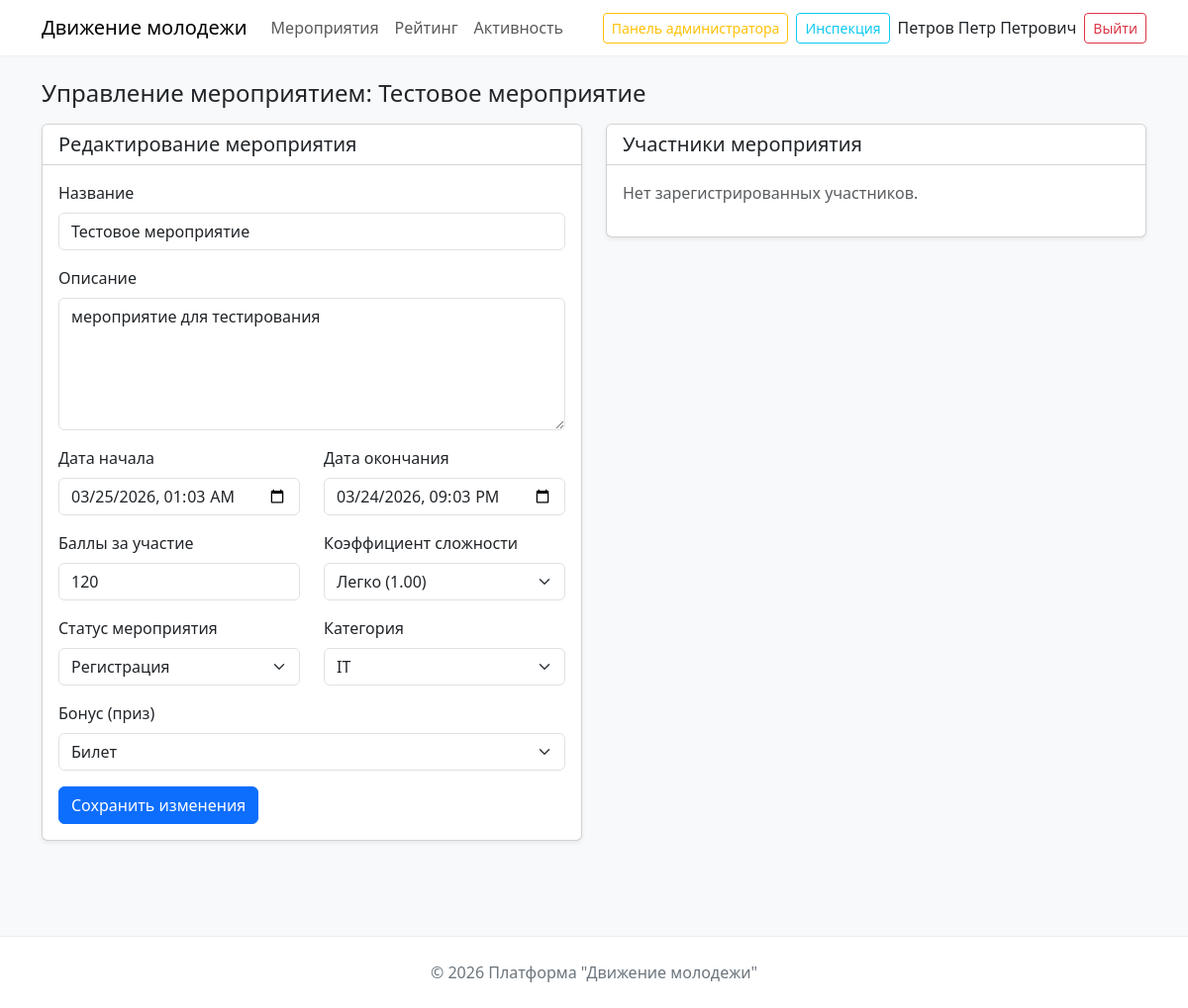
/eventsetting?id=8 (signed in), run on the app's committed database.
### tables this page shows
CREATE TABLE `events` (
  `event_ID` int NOT NULL,
  `event_Organizer` int NOT NULL,
  `event_Title` varchar(256) NOT NULL,
  `event_Description` text,
  `event_Status` int NOT NULL,
  `event_Category` int NOT NULL,
  `event_DateTimeStart` datetime NOT NULL DEFAULT CURRENT_TIMESTAMP,
  `event_DateTimeEnd` datetime NOT NULL,
  `event_Points` int NOT NULL,
  `event_Bonuses` int DEFAULT NULL,
  `event_Coef` int NOT NULL
);

CREATE TABLE `coef` (
  `coef_ID` int NOT NULL,
  `coef_Value` decimal(3,2) NOT NULL,
  `coef_Difficult` varchar(64) NOT NULL
);

CREATE TABLE `status_event` (
  `status_ID` int NOT NULL,
  `status_Type` varchar(64) NOT NULL
);

CREATE TABLE `category` (
  `category_ID` int NOT NULL,
  `category_Type` varchar(64) NOT NULL
);

CREATE TABLE `bonuses` (
  `bonus_ID` int NOT NULL,
  `bonus_Name` varchar(64) NOT NULL
);

### src/controllers/routers.php (called while the page is built, shortened)
<?php
Router::action();

### index.php (called while the page is built, shortened)
<?php
require_once 'src/config/connect.php';
require_once 'src/modules/event.php';
require_once 'src/controllers/router.php';
require_once 'src/controllers/routers.php';

### src/modules/event.php (called while the page is built, shortened)
<?php
class Event
{
    public static function getEvent($eventId)
    {
        $stmt = database::$pdo->prepare("
        SELECT e.*,
               s.status_Type,
               c.coef_Value, c.coef_Difficult,
               cat.category_Type,
               b.bonus_Name,
               op.organizer_fullname,
               u.user_Login as organizer_login
        FROM events e
        LEFT JOIN status_event s ON e.event_Status = s.status_ID
        LEFT JOIN coef c ON e.event_Coef = c.coef_ID
        LEFT JOIN category cat ON e.event_Category = cat.category_ID
        LEFT JOIN bonuses b ON e.event_Bonuses = b.bonus_ID
        LEFT JOIN organizer_profiles op ON e.event_Organizer = op.organizer_ID
        LEFT JOIN users u ON op.organizer_ID = u.user_ID
        WHERE e.event_ID = ?
    ");
        $stmt->execute([$eventId]);
        return $stmt->fetch();
    }
}

### src/views/pages/eventsetting.php (the view, shortened to what this page needs)
<?php
$eventId = isset($_GET['id']) ? (int)$_GET['id'] : 0;
$event = Event::getEvent($eventId);
$participants = Event::getParticipants($eventId);
$coefs = database::$pdo->query("SELECT coef_ID, coef_Value, coef_Difficult FROM coef")->fetchAll();
$statuses = database::$pdo->query("SELECT status_ID, status_Type FROM status_event")->fetchAll();
$categories = database::$pdo->query("SELECT category_ID, category_Type FROM category")->fetchAll();
$bonuses = database::$pdo->query("SELECT bonus_ID, bonus_Name FROM bonuses")->fetchAll();
?>
<!DOCTYPE html>
<html lang="ru">
<head>
    <link href="https://cdn.jsdelivr.net/npm/bootstrap@5.3.0-alpha1/dist/css/bootstrap.min.css" rel="stylesheet">
    <link href="/assets/css/home.css" rel="stylesheet">
    <link href="/assets/css/eventsetting.css" rel="stylesheet">
</head>
<body>
    <nav class="navbar navbar-expand-lg navbar-light">
        <div class="container">
            <a class="navbar-brand" href="/">Движение молодежи</a>
            <div class="collapse navbar-collapse">
                <ul class="navbar-nav me-auto mb-2 mb-lg-0">
                    <li class="nav-item"><a class="nav-link" href="/events">Мероприятия</a></li>
                    <li class="nav-item"><a class="nav-link" href="/rating">Рейтинг</a></li>
                    <li class="nav-item"><a class="nav-link" href="/activity">Активность</a></li>
                </ul>
                <div class="d-flex align-items-center">
                    <?php if ($_SESSION['user_role'] == 3): ?>
                        <a href="/admin" class="btn btn-outline-warning btn-sm me-2">Панель администратора</a>
                    <?php endif; ?>
                    <?php if ($_SESSION['user_role'] >= 2): ?>
                        <a href="/hr-dashboard" class="btn btn-outline-info btn-sm me-2">Инспекция</a>
                    <?php endif; ?>
                    <a href="/profile" class="text-dark text-decoration-none me-2">
                        <?= htmlspecialchars($_SESSION['user_fullname'] ?? $_SESSION['user_login']) ?>
                    </a>
                    <form method="POST" action="/logout">
                        <button class="btn btn-outline-danger btn-sm">Выйти</button>
                    </form>
                </div>
            </div>
        </div>
    </nav>
    <main class="container py-4">
        <h1 class="h4 mb-3">Управление мероприятием: <?= htmlspecialchars($event['event_Title']) ?></h1>
        <div class="row">
            <div class="col-lg-6">
                <div class="card shadow-sm mb-4">
                    <div class="card-header bg-white">
                        <h2 class="h5 mb-0">Редактирование мероприятия</h2>
                    </div>
                    <div class="card-body">
                        <form method="POST" id="event_form">
                            <div class="mb-3">
                                <label class="form-label">Название</label>
                                <input type="text" name="title" class="form-control" value="<?= htmlspecialchars($event['event_Title']) ?>" required>
                            </div>
                            <div class="mb-3">
                                <label class="form-label">Описание</label>
                                <textarea name="description" class="form-control" rows="5"><?= htmlspecialchars($event['event_Description']) ?></textarea>
                            </div>
                            <div class="row">
                                <div class="col-md-6 mb-3">
                                    <label class="form-label">Дата начала</label>
                                    <input type="datetime-local" name="date_start" class="form-control" value="<?= date('Y-m-d\TH:i', strtotime($event['event_DateTimeStart'])) ?>" required>
                                </div>
                                <div class="col-md-6 mb-3">
                                    <label class="form-label">Дата окончания</label>
                                    <input type="datetime-local" name="date_end" class="form-control" value="<?= date('Y-m-d\TH:i', strtotime($event['event_DateTimeEnd'])) ?>" required>
                                </div>
                            </div>
                            <div class="row">
                                <div class="col-md-6 mb-3">
                                    <label class="form-label">Баллы за участие</label>
                                    <input type="number" name="points" class="form-control" value="<?= $event['event_Points'] ?>" required>
                                </div>
                                <div class="col-md-6 mb-3">
                                    <label class="form-label">Коэффициент сложности</label>
                                    <select name="coef_id" class="form-select">
                                        <?php foreach ($coefs as $c): ?>
                                            <option value="<?= $c['coef_ID'] ?>" <?= $c['coef_ID'] == $event['event_Coef'] ? 'selected' : '' ?>>
                                                <?= htmlspecialchars($c['coef_Difficult']) ?> (<?= $c['coef_Value'] ?>)
                                            </option>
                                        <?php endforeach; ?>
                                    </select>
                                </div>
                            </div>
                            <div class="row">
                                <div class="col-md-6 mb-3">
                                    <label class="form-label">Статус мероприятия</label>
                                    <select name="status_id" class="form-select">
                                        <?php foreach ($statuses as $s): ?>
                                            <option value="<?= $s['status_ID'] ?>" <?= $s['status_ID'] == $event['event_Status'] ? 'selected' : '' ?>>
                                                <?= htmlspecialchars($s['status_Type']) ?>
                                            </option>
                                        <?php endforeach; ?>
                                    </select>
                                </div>
                                <div class="col-md-6 mb-3">
                                    <label class="form-label">Категория</label>
                                    <select name="category_id" class="form-select">
                                        <?php foreach ($categories as $cat): ?>
                                            <option value="<?= $cat['category_ID'] ?>" <?= $cat['category_ID'] == $event['event_Category'] ? 'selected' : '' ?>>
                                                <?= htmlspecialchars($cat['category_Type']) ?>
                                            </option>
                                        <?php endforeach; ?>
                                    </select>
                                </div>
                            </div>
                            <div class="mb-3">
                                <label class="form-label">Бонус (приз)</label>
                                <select name="bonus_id" id="bonus_select" class="form-select">
                                    <?php foreach ($bonuses as $b): ?>
                                        <option value="<?= $b['bonus_ID'] ?>" <?= $event['event_Bonuses'] == $b['bonus_ID'] ? 'selected' : '' ?>>
                                            <?= htmlspecialchars($b['bonus_Name']) ?>
                                        </option>
                                    <?php endforeach; ?>
                                </select>
                            </div>
                            <button type="submit" name="update_event" class="btn btn-primary">Сохранить изменения</button>
                        </form>
                    </div>
                </div>
            </div>
            <div class="col-lg-6">
                <div class="card shadow-sm">
                    <div class="card-header bg-white">
                        <h2 class="h5 mb-0">Участники мероприятия</h2>
                    </div>
                    <div class="card-body p-0">
                        <?php if (empty($participants)): ?>
                            <p class="text-muted p-3">Нет зарегистрированных участников.</p>
                        <?php endif; ?>
                    </div>
                </div>
            </div>
        </div>
    </main>
    <footer>
        <div class="container">
            <p class="mb-0">© 2026 Платформа "Движение молодежи"</p>
        </div>
    </footer>
</body>
</html>

### src/controllers/router.php (shortened to what this page needs)
<?php
class Router
{
    public static $getRoutes = [];
    public static function getMethods($URI, $namepage)
    {
        self::$getRoutes[] = [
            "uri" => $URI,
            "namepage" => $namepage
        ];
    }
    public static function action()
    {
        $routing = $_GET['routing'] ?? "";
        $requestUri = "/" . $routing;
        foreach (self::$getRoutes as $route) {
            if ($route['uri'] === $requestUri) {
                $viewFile = "src/views/pages/" . $route['namepage'] . ".php";
                include $viewFile;
                return;
            }
        }
        die("404 - Страница не найдена");
    }
}

### assets/css/home.css (style rules this page uses)
body { background-color: #f8f9fa; font-family: system-ui, -apple-system, 'Segoe UI', Roboto, sans-serif; }
.navbar { background-color: #fff; box-shadow: 0 1px 3px rgba(0,0,0,0.05); }
footer { background-color: #fff; border-top: 1px solid #e9ecef; margin-top: 3rem; padding: 1.5rem 0; text-align: center; color: #6c757d; }
a { text-decoration: none; }

### data on the page
events: event_Title "Тестовое мероприятие", title "Тестовое мероприятие", description "мероприятие для тестирования", date_start "03/25/2026 01:03", date_end "03/24/2026 21:03", points "120", coef_id "Легко (1.00)", status_id "Регистрация", category_id "IT", bonus_id "Билет"
